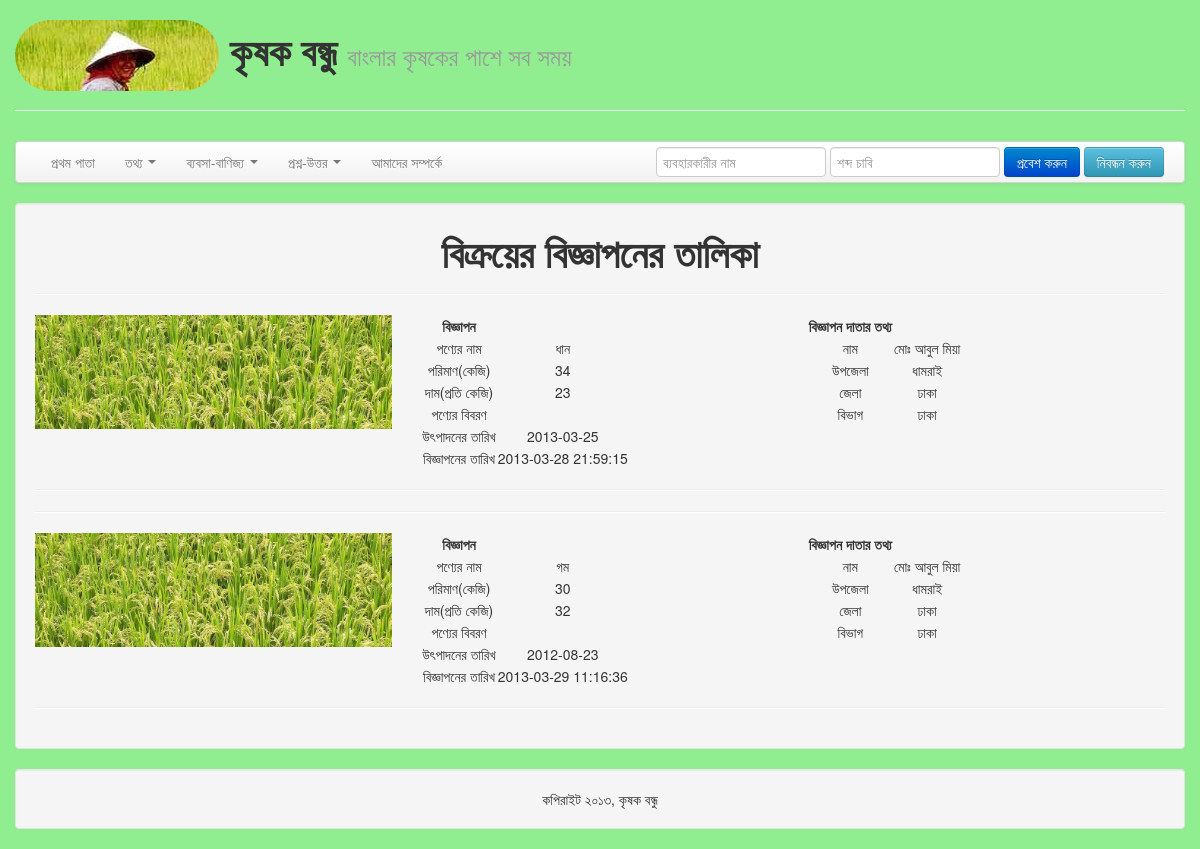
The page /index.php/product/showFullSellList on the database its author committed.
### tables this page shows
CREATE TABLE IF NOT EXISTS `sell` (
  `sell_id` int(255) NOT NULL AUTO_INCREMENT,
  `user_id` int(255) NOT NULL,
  `amount` double NOT NULL,
  `price` double NOT NULL,
  `production_date` date NOT NULL,
  `description` text NOT NULL,
  `image_name` text NOT NULL,
  `post_date` timestamp NOT NULL DEFAULT CURRENT_TIMESTAMP,
  `title` varchar(20) DEFAULT NULL,
  PRIMARY KEY (`sell_id`),
  KEY `crop` (`title`),
  KEY `user` (`user_id`)
);

CREATE TABLE IF NOT EXISTS `user` (
  `user_id` int(255) NOT NULL AUTO_INCREMENT,
  `user_name` varchar(30) NOT NULL,
  `division` varchar(30) NOT NULL,
  `district_name` varchar(30) NOT NULL,
  `subdistrict_name` varchar(30) NOT NULL,
  `national_id` text NOT NULL,
  `phone_no` text NOT NULL,
  `address` text,
  `password` text NOT NULL,
  PRIMARY KEY (`user_id`),
  KEY `district` (`division`,`district_name`),
  KEY `subdistrict` (`subdistrict_name`)
);

### application/controllers/product.php (called while the page is built, shortened)
<?php
class Product extends CI_Controller{
		public function __construct()
		{
			$this->load->model("dbmodel");
			$this->load->helper("url");
			$this->load->helper(array('form', 'url'));
			$this->load->helper('array');
			$this->load->library('form_validation');
		}
		public function showFullSellList(){
			$data['result'] = $this->dbmodel->sellFullList();
			$this->load->view('template/header');
			$this->load->view('template/menubar', $this->models->generate_menubar_data());
			$this->load->view('sell_product_show',$data);
			$this->load->view('template/footer');
			}
}
?>

### index.php (called while the page is built, shortened)
<?php
require_once BASEPATH.'core/CodeIgniter.php';

### application/models/models.php (called while the page is built, shortened)
<?php
class Models extends CI_Model{
		public function get_crop_data(){
			$query = "SELECT DISTINCT(type) FROM crop";
			$result = $this->db->query($query);
			$ret = array();
			foreach( $result->result() as $r ){
				$type = $r->type;
				$query = "SELECT DISTINCT(subtype) FROM crop WHERE type='$type'";
				$result2 = $this->db->query($query);
				foreach( $result2->result() as $r2 ){
					$subtype = $r2->subtype;
					$query = "SELECT id, title FROM crop WHERE type='$type' and subtype='$subtype'";
					$result3 = $this->db->query($query);
					foreach( $result3->result() as $r3 ){
						$ret[$type][$subtype][$r3->title] = base_url() . 'index.php/crop/view/' .$r3->id;
					}
				}
			}
			return $ret;
		}
		public function get_bank_data(){
			$query = "SELECT bank_id, bank_name FROM bank";
			$result = $this->db->query($query);
			$ret = array();
			foreach( $result->result() as $r ){
				$ret[$r->bank_name] = base_url() . 'index.php/krishifirst/bankloan/' . $r->bank_id;
			}
			return $ret;
		}
		public function generate_url(){
			$ret = array();
			$ret['home'] = base_url();
			$ret['about'] = base_url().'index.php/krishifirst/about';
			$ret['login'] = base_url().'index.php/user/login';
			$ret['signup'] = base_url().'index.php/user/sign';
			$ret['logout'] = base_url().'index.php/user/unsetSession';
			$ret['profile'] = base_url().'index.php/user/myProfile';
			$ret['new_question'] = base_url().'index.php/question/questionIn';
			$ret['all_question'] = base_url().'index.php/question/questionShow';
			$ret['new_sell'] = base_url().'index.php/product/sell';
			$ret['list_sell'] = base_url().'index.php/product/showFullSellList';
			$ret['new_buy'] = base_url().'index.php/product/buy';
			$ret['list_buy'] = base_url().'index.php/product/showFullBuyList';
			$ret['market_analysis'] = base_url() . 'index.php/product/marketAnalysis';
			$ret['crop'] = base_url() . 'index.php/crop/listview';
			return $ret;
		}
		public function is_logged_in(){
			return false;
		}
		public function generate_menubar_data(){
			$ret = array();
			$ret['url'] = $this->generate_url();
			$ret['crop'] = $this->get_crop_data();
			$ret['bank'] = $this->get_bank_data();
			$ret['logged_in'] = $this->is_logged_in();
			return $ret;
		}
	}
?>

### application/models/dbmodel.php (called while the page is built, shortened)
<?php
class Dbmodel extends CI_Model{
			public function sellFullList(){
			$query = "select * from sell natural join user";
			$result = $this->db->query($query);
			return $result;
		}
}
?>

### application/views/sell_product_show.php (the view, shortened to what this page needs)
<div class="row-fluid">
	<div class="span12 well text-center">
		<h1>বিক্রয়ের বিজ্ঞাপনের তালিকা</h1>
		<?php $count = 0; foreach($result->result_array() as $row){?>
		<hr/>
		<div class="row-fluid">
			<div class="span4">
				<img height="200px" src="<?php echo base_url()."uploads/".$row['image_name']; ?>" />
			</div>
			<div class="span4">
				<table class="">
				<th>বিজ্ঞাপন</th>
				<tr><td>পণ্যের নাম</td><td><?php echo $row['title']?></td></tr>
				<tr><td>পরিমাণ(কেজি)</td><td><?php echo $row['amount']?></td></tr>
				<tr><td>দাম(প্রতি কেজি)</td><td><?php echo $row['price']?></td></tr>
				<tr><td>পণ্যের বিবরণ</td><td><?php echo $row['description']?></td></tr>
				<tr><td>উৎপাদনের তারিখ</td><td><?php echo $row['production_date']?></td></tr>
				<tr><td>বিজ্ঞাপনের তারিখ</td>
    								<td><?php echo $row['post_date']?></td>
  								</tr>
				</table>
            </div>
			<div class="span4">
				<table>
				<th>বিজ্ঞাপন দাতার তথ্য</th>
				<tr><td>নাম</td><td><?php echo $row['user_name']?></td></tr>
                <tr><td>উপজেলা</td><td><?php echo $row['subdistrict_name']?></td></tr>
				<tr><td>জেলা</td><td><?php echo $row['district_name']?></td></tr>
				<tr><td>বিভাগ </td><td><?php echo $row['division']?></td></tr>
				</table>
			</div>
		</div>
		<hr/>
        <?php $count++;} ?>
</div>
</div>

### application/views/template/header.php (shortened to what this page needs)
<!DOCTYPE html>
<html>
<head>
	<link href="<?php echo base_url(); ?>assets/css/bootstrap.css" rel="stylesheet" media="screen">
	<link href="<?php echo base_url(); ?>assets/css/bootstrap-responsive.css" rel="stylesheet" media="screen">
</head>
<body>
	<div class="container">
    	<div class="page-header">
			<h1>
            	<img class="img-circle" src="<?php echo base_url(); ?>assets/img/farmer.jpg" />
                কৃষক বন্ধু
                <small>বাংলার কৃষকের পাশে সব সময়</small>
            </h1>
		</div>

### application/views/template/menubar.php (shortened to what this page needs)
<div class="navbar navbar-static">
          <div class="navbar-inner">
              <div class="container">
                  <ul class="nav">
                      <li><a href="<?php echo $url['home']; ?>">প্রথম পাতা</a></li>
                      <li class="dropdown">
                          <a href="" class="dropdown-toggle" data-toggle="dropdown">
                          তথ্য
                          <b class="caret"></b>
                          </a>
                      </li>
                      <li class="dropdown">
                          <a href="" class="dropdown-toggle" data-toggle="dropdown">
                          ব্যবসা-বাণিজ্য
                          <b class="caret"></b>
                          </a>
                      </li>
                      <li class="dropdown">
                          <a href="" class="dropdown-toggle" data-toggle="dropdown">
                          প্রশ্ন-উত্তর
                          <b class="caret"></b>
                          </a>
                      </li>
                      <li><a href="<?php echo $url['about']; ?>">আমাদের সম্পর্কে</a></li>
                  </ul>
                  <?php if( $logged_in == false ) { ?>
                  <form class="navbar-form pull-right" method="post" action="<?php echo $url['login']; ?>">
                      <input class="span2" type="text" placeholder="ব্যবহারকারীর নাম" name="user"/>
                      <input class="span2" type="password" placeholder="শব্দ চাবি" name="password" />
                      <input class="btn btn-primary" type="submit" value="প্রবেশ করুন" name="login" />
                      <a class="btn btn-info" href="<?php echo $url['signup']; ?>">নিবন্ধন করুন</a>
                  </form>
                  <?php } ?>
              </div>
          </div>
      </div>

### application/views/template/footer.php
        <div class="row">
        	<div class="span12">
                <footer>
                    <p class="text-center well">কপিরাইট ২০১৩, কৃষক বন্ধু</p>
                </footer>
            </div>
        </div>
	</div>
</body>
</html>

### rows shown on the page
sell: image_name (picture), title "ধান", amount "34", price "23", production_date "2013-03-25", post_date "2013-03-28 21:59:15", user.user_name "মোঃ আবুল মিয়া", user.subdistrict_name "ধামরাই", user.district_name "ঢাকা", user.division "ঢাকা"
sell: image_name (picture), title "গম", amount "30", price "32", production_date "2012-08-23", post_date "2013-03-29 11:16:36", user.user_name "মোঃ আবুল মিয়া", user.subdistrict_name "ধামরাই", user.district_name "ঢাকা", user.division "ঢাকা"
